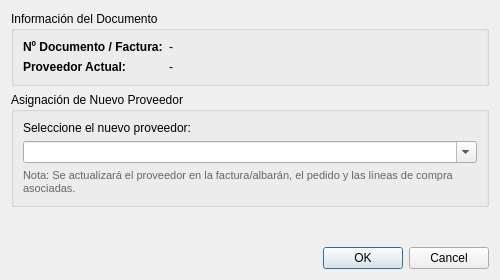
<?xml version="1.0" encoding="UTF-8"?>
<ui version="4.0">
 <class>DialogCambiarProveedor</class>
 <widget class="QDialog" name="DialogCambiarProveedor">
  <property name="geometry">
   <rect>
    <x>0</x>
    <y>0</y>
    <width>500</width>
    <height>280</height>
   </rect>
  </property>
  <property name="windowTitle">
   <string>Cambiar Proveedor de Factura / Documento</string>
  </property>
  <layout class="QVBoxLayout" name="verticalLayout">
   <item>
    <widget class="QGroupBox" name="groupBoxInfo">
     <property name="title">
      <string>Información del Documento</string>
     </property>
     <layout class="QFormLayout" name="formLayout">
      <item row="0" column="0">
       <widget class="QLabel" name="lblTextoDoc">
        <property name="font">
         <font>
          <bold>true</bold>
         </font>
        </property>
        <property name="text">
         <string>Nº Documento / Factura:</string>
        </property>
       </widget>
      </item>
      <item row="0" column="1">
       <widget class="QLabel" name="lblNDoc">
        <property name="text">
         <string>-</string>
        </property>
       </widget>
      </item>
      <item row="1" column="0">
       <widget class="QLabel" name="lblTextoActual">
        <property name="font">
         <font>
          <bold>true</bold>
         </font>
        </property>
        <property name="text">
         <string>Proveedor Actual:</string>
        </property>
       </widget>
      </item>
      <item row="1" column="1">
       <widget class="QLabel" name="lblProveedorActual">
        <property name="text">
         <string>-</string>
        </property>
       </widget>
      </item>
     </layout>
    </widget>
   </item>
   <item>
    <widget class="QGroupBox" name="groupBoxNuevo">
     <property name="title">
      <string>Asignación de Nuevo Proveedor</string>
     </property>
     <layout class="QVBoxLayout" name="verticalLayout_2">
      <item>
       <widget class="QLabel" name="label">
        <property name="text">
         <string>Seleccione el nuevo proveedor:</string>
        </property>
       </widget>
      </item>
      <item>
       <widget class="QComboBox" name="comboBoxNuevoProveedor">
        <property name="editable">
         <bool>true</bool>
        </property>
        <property name="insertPolicy">
         <enum>QComboBox::InsertPolicy::NoInsert</enum>
        </property>
       </widget>
      </item>
      <item>
       <widget class="QLabel" name="lblAdvertencia">
        <property name="styleSheet">
         <string notr="true">color: #666; font-size: 11px;</string>
        </property>
        <property name="text">
         <string>Nota: Se actualizará el proveedor en la factura/albarán, el pedido y las líneas de compra asociadas.</string>
        </property>
        <property name="wordWrap">
         <bool>true</bool>
        </property>
       </widget>
      </item>
     </layout>
    </widget>
   </item>
   <item>
    <spacer name="verticalSpacer">
     <property name="orientation">
      <enum>Qt::Orientation::Vertical</enum>
     </property>
     <property name="sizeHint" stdset="0">
      <size>
       <width>20</width>
       <height>10</height>
      </size>
     </property>
    </spacer>
   </item>
   <item>
    <widget class="QDialogButtonBox" name="buttonBox">
     <property name="orientation">
      <enum>Qt::Orientation::Horizontal</enum>
     </property>
     <property name="standardButtons">
      <set>QDialogButtonBox::StandardButton::Cancel|QDialogButtonBox::StandardButton::Ok</set>
     </property>
    </widget>
   </item>
  </layout>
 </widget>
 <resources/>
 <connections>
  <connection>
   <sender>buttonBox</sender>
   <signal>accepted()</signal>
   <receiver>DialogCambiarProveedor</receiver>
   <slot>accept()</slot>
   <hints>
    <hint type="sourcelabel">
     <x>248</x>
     <y>254</y>
    </hint>
    <hint type="destinationlabel">
     <x>157</x>
     <y>274</y>
    </hint>
   </hints>
  </connection>
  <connection>
   <sender>buttonBox</sender>
   <signal>rejected()</signal>
   <receiver>DialogCambiarProveedor</receiver>
   <slot>reject()</slot>
   <hints>
    <hint type="sourcelabel">
     <x>316</x>
     <y>260</y>
    </hint>
    <hint type="destinationlabel">
     <x>286</x>
     <y>274</y>
    </hint>
   </hints>
  </connection>
 </connections>
</ui>
